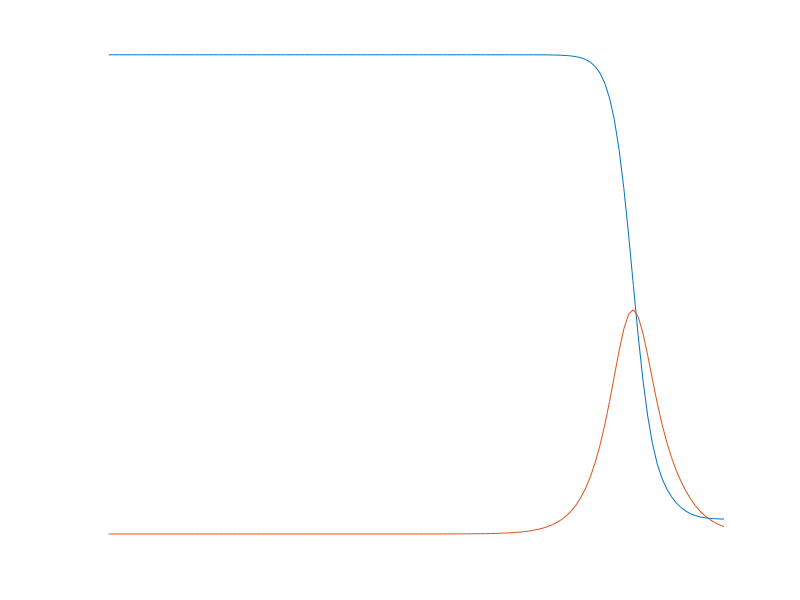
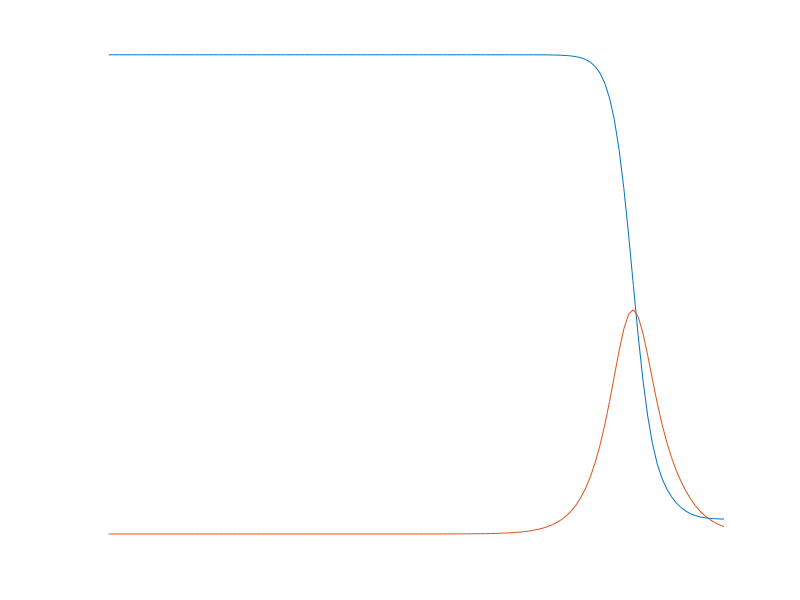
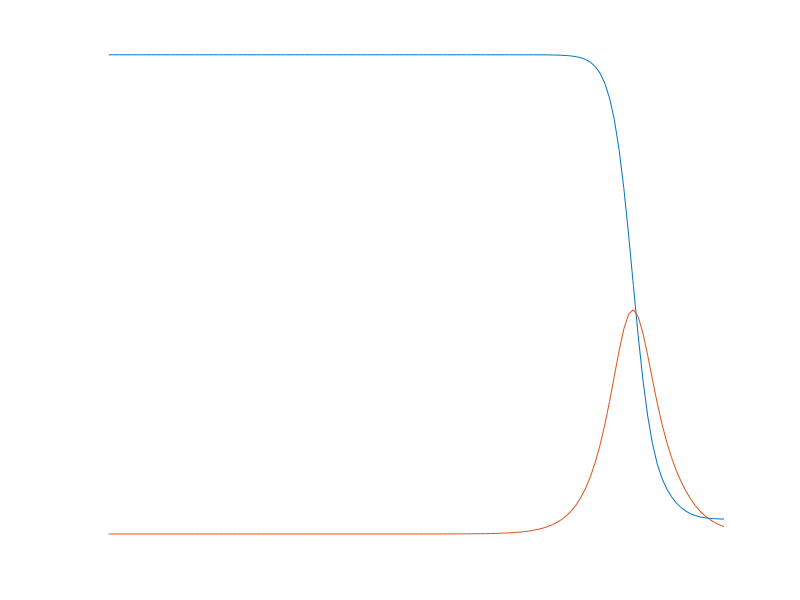

Recreate these plots in MATLAB, in order.
#waterDielectricLoss from the excellent url        http://www1.lsbu.ac.uk/water/complex_dielectric.html
#the data below is at 25 degree centigrade

clear
clf

es=78.4;
ew=5.85;
eh=3.65;
ei=2.4;

td=8.26*10^(-12);
tw=1.05*10^(-12);
th=0.135*10^(12);

#dielectric constant is e, loss factor is lf and loss tangent =lt
#
e=@(w) ei+(es-ew)./(1+w.^(2).*td.^2)+(ew-ei)./(1+w.^(2).*tw.^2);
lf=@(w) w.*td.*(es-ew)./(1+w.^2.*td.^2)+w.*tw.*(ew-ei)./(1+w.^2.*tw.^2);
lt=@(w) lf(w)./e(w);

hold on
axis ("nolabel","off")

for i=1:130
w(i)=10^(i/10);
endfor

semilogx(w,e(w))
semilogx(w,lf(w))


print  -dpdf  waterDielectricLoss.pdf
print  -deps  waterDielectricLoss.eps
print  -dtikz  waterDielectricLoss.tikz

kkk=fopen("myfile.mat","w")
fdisp(kkk,w)

fclose(kkk);
